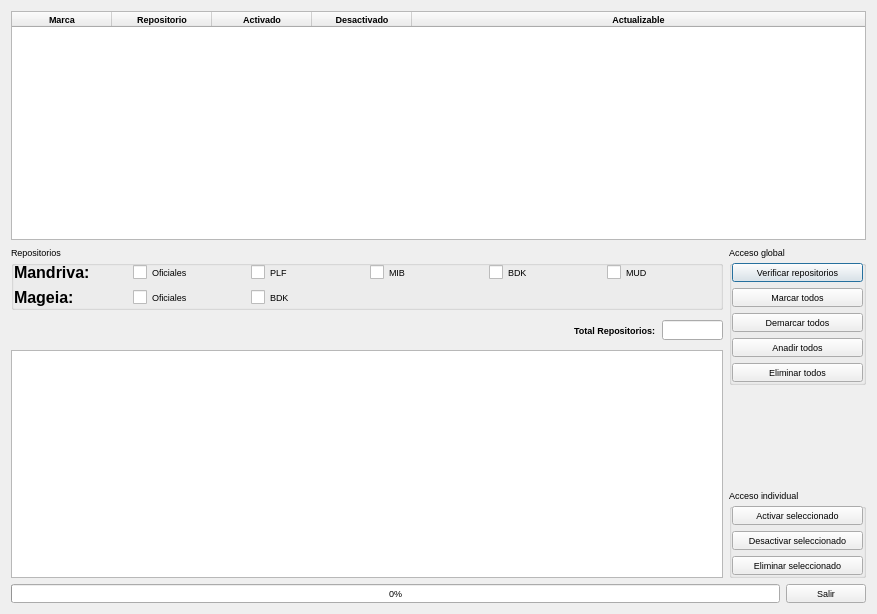
<?xml version="1.0" encoding="UTF-8"?>
<ui version="4.0">
 <class>urpmi</class>
 <widget class="QDialog" name="urpmi">
  <property name="geometry">
   <rect>
    <x>0</x>
    <y>0</y>
    <width>877</width>
    <height>614</height>
   </rect>
  </property>
  <property name="font">
   <font>
    <pointsize>7</pointsize>
   </font>
  </property>
  <property name="windowTitle">
   <string>Mantenimiento de repositorios</string>
  </property>
  <property name="windowIcon">
   <iconset resource="recoverdrake.qrc">
    <normaloff>:/Imagenes/rpm.png</normaloff>:/Imagenes/rpm.png</iconset>
  </property>
  <property name="styleSheet">
   <string notr="true"/>
  </property>
  <layout class="QGridLayout" name="gridLayout_5">
   <item row="0" column="0" colspan="4">
    <widget class="QTableWidget" name="tableWidget">
     <property name="minimumSize">
      <size>
       <width>671</width>
       <height>0</height>
      </size>
     </property>
     <property name="font">
      <font>
       <weight>75</weight>
       <bold>true</bold>
      </font>
     </property>
     <property name="toolTip">
      <string>Visor de registros de la base de datos.</string>
     </property>
     <property name="statusTip">
      <string>Visor de registros de la base de datos.</string>
     </property>
     <property name="whatsThis">
      <string>Visor de registros de la base de datos.</string>
     </property>
     <property name="layoutDirection">
      <enum>Qt::LeftToRight</enum>
     </property>
     <property name="autoScrollMargin">
      <number>26</number>
     </property>
     <property name="dragEnabled">
      <bool>true</bool>
     </property>
     <property name="alternatingRowColors">
      <bool>true</bool>
     </property>
     <property name="selectionBehavior">
      <enum>QAbstractItemView::SelectRows</enum>
     </property>
     <property name="sortingEnabled">
      <bool>true</bool>
     </property>
     <attribute name="horizontalHeaderCascadingSectionResizes">
      <bool>true</bool>
     </attribute>
     <attribute name="horizontalHeaderShowSortIndicator" stdset="0">
      <bool>true</bool>
     </attribute>
     <attribute name="horizontalHeaderStretchLastSection">
      <bool>true</bool>
     </attribute>
     <attribute name="verticalHeaderCascadingSectionResizes">
      <bool>true</bool>
     </attribute>
     <attribute name="verticalHeaderDefaultSectionSize">
      <number>25</number>
     </attribute>
     <attribute name="verticalHeaderMinimumSectionSize">
      <number>25</number>
     </attribute>
     <attribute name="verticalHeaderShowSortIndicator" stdset="0">
      <bool>true</bool>
     </attribute>
     <attribute name="verticalHeaderStretchLastSection">
      <bool>true</bool>
     </attribute>
     <column>
      <property name="text">
       <string>Marca</string>
      </property>
      <property name="textAlignment">
       <set>AlignHCenter|AlignVCenter|AlignCenter</set>
      </property>
      <property name="icon">
       <iconset resource="recoverdrake.qrc">
        <normaloff>:/Imagenes/good.png</normaloff>:/Imagenes/good.png</iconset>
      </property>
     </column>
     <column>
      <property name="text">
       <string>Repositorio</string>
      </property>
     </column>
     <column>
      <property name="text">
       <string>Activado</string>
      </property>
      <property name="textAlignment">
       <set>AlignHCenter|AlignVCenter|AlignCenter</set>
      </property>
     </column>
     <column>
      <property name="text">
       <string>Desactivado</string>
      </property>
      <property name="textAlignment">
       <set>AlignHCenter|AlignVCenter|AlignCenter</set>
      </property>
     </column>
     <column>
      <property name="text">
       <string>Actualizable</string>
      </property>
      <property name="textAlignment">
       <set>AlignHCenter|AlignVCenter|AlignCenter</set>
      </property>
     </column>
    </widget>
   </item>
   <item row="1" column="3" rowspan="3">
    <layout class="QGridLayout" name="gridLayout_4">
     <item row="0" column="0">
      <widget class="QGroupBox" name="groupBox_2">
       <property name="title">
        <string>Acceso global</string>
       </property>
       <layout class="QGridLayout" name="gridLayout">
        <property name="leftMargin">
         <number>0</number>
        </property>
        <property name="topMargin">
         <number>0</number>
        </property>
        <property name="rightMargin">
         <number>0</number>
        </property>
        <property name="bottomMargin">
         <number>0</number>
        </property>
        <item row="0" column="0">
         <widget class="QPushButton" name="pushButton_14">
          <property name="minimumSize">
           <size>
            <width>131</width>
            <height>0</height>
           </size>
          </property>
          <property name="toolTip">
           <string>Comprobacion de todos los repositorios disponibles.</string>
          </property>
          <property name="statusTip">
           <string>Comprobacion de todos los repositorios disponibles.</string>
          </property>
          <property name="whatsThis">
           <string>Comprobacion de todos los repositorios disponibles.</string>
          </property>
          <property name="text">
           <string>Verificar repositorios</string>
          </property>
          <property name="icon">
           <iconset resource="recoverdrake.qrc">
            <normaloff>:/Imagenes/lupaO.png</normaloff>:/Imagenes/lupaO.png</iconset>
          </property>
          <property name="iconSize">
           <size>
            <width>25</width>
            <height>25</height>
           </size>
          </property>
         </widget>
        </item>
        <item row="4" column="0">
         <widget class="QPushButton" name="pushButton_3">
          <property name="minimumSize">
           <size>
            <width>131</width>
            <height>0</height>
           </size>
          </property>
          <property name="toolTip">
           <string>Eliminacion de todos los repositorios disponibles.</string>
          </property>
          <property name="statusTip">
           <string>Eliminacion de todos los repositorios disponibles.</string>
          </property>
          <property name="whatsThis">
           <string>Eliminacion de todos los repositorios disponibles.</string>
          </property>
          <property name="accessibleName">
           <string>Eliminacion de todos los repositorios disponibles.</string>
          </property>
          <property name="text">
           <string>Eliminar todos</string>
          </property>
          <property name="icon">
           <iconset resource="recoverdrake.qrc">
            <normaloff>:/Imagenes/bad.png</normaloff>:/Imagenes/bad.png</iconset>
          </property>
          <property name="iconSize">
           <size>
            <width>25</width>
            <height>25</height>
           </size>
          </property>
         </widget>
        </item>
        <item row="1" column="0">
         <widget class="QPushButton" name="pushButton_6">
          <property name="minimumSize">
           <size>
            <width>131</width>
            <height>0</height>
           </size>
          </property>
          <property name="toolTip">
           <string>Seleccion masiva de todos los paquetes.</string>
          </property>
          <property name="statusTip">
           <string>Seleccion masiva de todos los paquetes.</string>
          </property>
          <property name="whatsThis">
           <string>Seleccion masiva de todos los paquetes.</string>
          </property>
          <property name="text">
           <string>Marcar todos</string>
          </property>
          <property name="icon">
           <iconset resource="recoverdrake.qrc">
            <normaloff>:/Imagenes/good.png</normaloff>:/Imagenes/good.png</iconset>
          </property>
          <property name="iconSize">
           <size>
            <width>25</width>
            <height>25</height>
           </size>
          </property>
         </widget>
        </item>
        <item row="2" column="0">
         <widget class="QPushButton" name="pushButton_7">
          <property name="minimumSize">
           <size>
            <width>131</width>
            <height>0</height>
           </size>
          </property>
          <property name="toolTip">
           <string>Deseleccion masiva de todos los paquetes.</string>
          </property>
          <property name="statusTip">
           <string>Deseleccion masiva de todos los paquetes.</string>
          </property>
          <property name="whatsThis">
           <string>Deseleccion masiva de todos los paquetes.</string>
          </property>
          <property name="text">
           <string>Demarcar todos</string>
          </property>
          <property name="icon">
           <iconset resource="recoverdrake.qrc">
            <normaloff>:/Imagenes/stop.png</normaloff>:/Imagenes/stop.png</iconset>
          </property>
          <property name="iconSize">
           <size>
            <width>25</width>
            <height>25</height>
           </size>
          </property>
         </widget>
        </item>
        <item row="3" column="0">
         <widget class="QPushButton" name="pushButton_5">
          <property name="minimumSize">
           <size>
            <width>131</width>
            <height>0</height>
           </size>
          </property>
          <property name="toolTip">
           <string>inserccion de todos los repositorios posibles de instalacion.</string>
          </property>
          <property name="statusTip">
           <string>inserccion de todos los repositorios posibles de instalacion.</string>
          </property>
          <property name="whatsThis">
           <string>inserccion de todos los repositorios posibles de instalacion.</string>
          </property>
          <property name="accessibleName">
           <string>inserccion de todos los repositorios posibles de instalacion.</string>
          </property>
          <property name="text">
           <string>Anadir todos</string>
          </property>
          <property name="icon">
           <iconset resource="recoverdrake.qrc">
            <normaloff>:/Imagenes/Correcto.png</normaloff>:/Imagenes/Correcto.png</iconset>
          </property>
          <property name="iconSize">
           <size>
            <width>25</width>
            <height>25</height>
           </size>
          </property>
         </widget>
        </item>
       </layout>
      </widget>
     </item>
     <item row="2" column="0">
      <widget class="QGroupBox" name="groupBox">
       <property name="title">
        <string>Acceso individual</string>
       </property>
       <layout class="QGridLayout" name="gridLayout_2">
        <property name="leftMargin">
         <number>0</number>
        </property>
        <property name="topMargin">
         <number>0</number>
        </property>
        <property name="rightMargin">
         <number>0</number>
        </property>
        <property name="bottomMargin">
         <number>0</number>
        </property>
        <item row="0" column="0" colspan="2">
         <widget class="QPushButton" name="pushButton_10">
          <property name="toolTip">
           <string>Marca la linea activa de la base de datos para su tratamiento.</string>
          </property>
          <property name="statusTip">
           <string>Marca la linea activa de la base de datos para su tratamiento.</string>
          </property>
          <property name="whatsThis">
           <string>Marca la linea activa de la base de datos para su tratamiento.</string>
          </property>
          <property name="text">
           <string>Activar seleccionado</string>
          </property>
          <property name="icon">
           <iconset resource="recoverdrake.qrc">
            <normaloff>:/Imagenes/good.png</normaloff>:/Imagenes/good.png</iconset>
          </property>
          <property name="iconSize">
           <size>
            <width>25</width>
            <height>25</height>
           </size>
          </property>
         </widget>
        </item>
        <item row="3" column="0" colspan="2">
         <widget class="QPushButton" name="pushButton_12">
          <property name="toolTip">
           <string>Desmarca la linea activa de la base de datos para su tratamiento.</string>
          </property>
          <property name="statusTip">
           <string>Desmarca la linea activa de la base de datos para su tratamiento.</string>
          </property>
          <property name="whatsThis">
           <string>Desmarca la linea activa de la base de datos para su tratamiento.</string>
          </property>
          <property name="text">
           <string>Desactivar seleccionado</string>
          </property>
          <property name="icon">
           <iconset resource="recoverdrake.qrc">
            <normaloff>:/Imagenes/stop.png</normaloff>:/Imagenes/stop.png</iconset>
          </property>
          <property name="iconSize">
           <size>
            <width>25</width>
            <height>25</height>
           </size>
          </property>
         </widget>
        </item>
        <item row="4" column="0" colspan="2">
         <widget class="QPushButton" name="pushButton_11">
          <property name="toolTip">
           <string>Elimina todos los registros seleccionados.</string>
          </property>
          <property name="statusTip">
           <string>Elimina todos los registros seleccionados.</string>
          </property>
          <property name="whatsThis">
           <string>Elimina todos los registros seleccionados.</string>
          </property>
          <property name="text">
           <string>Eliminar seleccionado</string>
          </property>
          <property name="icon">
           <iconset resource="recoverdrake.qrc">
            <normaloff>:/Imagenes/bad.png</normaloff>:/Imagenes/bad.png</iconset>
          </property>
          <property name="iconSize">
           <size>
            <width>25</width>
            <height>25</height>
           </size>
          </property>
         </widget>
        </item>
       </layout>
      </widget>
     </item>
     <item row="1" column="0">
      <spacer name="verticalSpacer">
       <property name="orientation">
        <enum>Qt::Vertical</enum>
       </property>
       <property name="sizeHint" stdset="0">
        <size>
         <width>20</width>
         <height>40</height>
        </size>
       </property>
      </spacer>
     </item>
    </layout>
   </item>
   <item row="2" column="0">
    <spacer name="horizontalSpacer_2">
     <property name="orientation">
      <enum>Qt::Horizontal</enum>
     </property>
     <property name="sizeHint" stdset="0">
      <size>
       <width>465</width>
       <height>28</height>
      </size>
     </property>
    </spacer>
   </item>
   <item row="2" column="1">
    <widget class="QLabel" name="label">
     <property name="font">
      <font>
       <pointsize>7</pointsize>
       <weight>75</weight>
       <bold>true</bold>
      </font>
     </property>
     <property name="text">
      <string>Total Repositorios:</string>
     </property>
    </widget>
   </item>
   <item row="2" column="2">
    <widget class="QLineEdit" name="lineEdit_2">
     <property name="minimumSize">
      <size>
       <width>51</width>
       <height>20</height>
      </size>
     </property>
     <property name="maximumSize">
      <size>
       <width>61</width>
       <height>20</height>
      </size>
     </property>
     <property name="font">
      <font>
       <pointsize>8</pointsize>
       <weight>75</weight>
       <bold>true</bold>
      </font>
     </property>
     <property name="toolTip">
      <string>Numero de registros activos en la base de datos activa.</string>
     </property>
     <property name="statusTip">
      <string>Numero de registros activos en la base de datos activa.</string>
     </property>
     <property name="whatsThis">
      <string>Numero de registros activos en la base de datos activa.</string>
     </property>
     <property name="layoutDirection">
      <enum>Qt::LeftToRight</enum>
     </property>
     <property name="alignment">
      <set>Qt::AlignRight|Qt::AlignTrailing|Qt::AlignVCenter</set>
     </property>
    </widget>
   </item>
   <item row="1" column="0" colspan="3">
    <widget class="QGroupBox" name="groupBox_3">
     <property name="toolTip">
      <string>Opciones de urpmi que pueden ser elegidas entre las mostradas.</string>
     </property>
     <property name="statusTip">
      <string>Opciones de urpmi que pueden ser elegidas entre las mostradas.</string>
     </property>
     <property name="whatsThis">
      <string>Opciones de urpmi que pueden ser elegidas entre las mostradas.</string>
     </property>
     <property name="title">
      <string>Repositorios</string>
     </property>
     <layout class="QGridLayout" name="gridLayout_6">
      <property name="leftMargin">
       <number>0</number>
      </property>
      <property name="topMargin">
       <number>0</number>
      </property>
      <property name="rightMargin">
       <number>0</number>
      </property>
      <property name="bottomMargin">
       <number>0</number>
      </property>
      <item row="0" column="0">
       <widget class="QLabel" name="label_2">
        <property name="font">
         <font>
          <pointsize>12</pointsize>
          <weight>75</weight>
          <bold>true</bold>
         </font>
        </property>
        <property name="text">
         <string>Mandriva:</string>
        </property>
       </widget>
      </item>
      <item row="0" column="1">
       <widget class="QCheckBox" name="checkBox_5">
        <property name="text">
         <string>Oficiales</string>
        </property>
       </widget>
      </item>
      <item row="0" column="2">
       <widget class="QCheckBox" name="checkBox_6">
        <property name="text">
         <string>PLF</string>
        </property>
       </widget>
      </item>
      <item row="0" column="3">
       <widget class="QCheckBox" name="checkBox_7">
        <property name="text">
         <string>MIB</string>
        </property>
       </widget>
      </item>
      <item row="0" column="4">
       <widget class="QCheckBox" name="checkBox_8">
        <property name="text">
         <string>BDK</string>
        </property>
       </widget>
      </item>
      <item row="0" column="5">
       <widget class="QCheckBox" name="checkBox_9">
        <property name="text">
         <string>MUD</string>
        </property>
       </widget>
      </item>
      <item row="1" column="0">
       <widget class="QLabel" name="label_3">
        <property name="font">
         <font>
          <pointsize>12</pointsize>
          <weight>75</weight>
          <bold>true</bold>
         </font>
        </property>
        <property name="text">
         <string>Mageia:</string>
        </property>
       </widget>
      </item>
      <item row="1" column="1">
       <widget class="QCheckBox" name="checkBox_10">
        <property name="text">
         <string>Oficiales</string>
        </property>
       </widget>
      </item>
      <item row="1" column="2">
       <widget class="QCheckBox" name="checkBox_11">
        <property name="text">
         <string>BDK</string>
        </property>
       </widget>
      </item>
     </layout>
    </widget>
   </item>
   <item row="3" column="0" colspan="3">
    <widget class="QTextEdit" name="textEdit">
     <property name="enabled">
      <bool>true</bool>
     </property>
     <property name="sizeIncrement">
      <size>
       <width>0</width>
       <height>0</height>
      </size>
     </property>
     <property name="font">
      <font>
       <family>Nimbus Sans L Condensed</family>
       <pointsize>8</pointsize>
      </font>
     </property>
     <property name="focusPolicy">
      <enum>Qt::TabFocus</enum>
     </property>
     <property name="toolTip">
      <string>Consola de procesos, donde se detalla al máximo lo que va procesando.</string>
     </property>
     <property name="statusTip">
      <string>Consola de procesos, donde se detalla al máximo lo que va procesando.</string>
     </property>
     <property name="whatsThis">
      <string>Consola de procesos, donde se detalla al máximo lo que va procesando.</string>
     </property>
     <property name="styleSheet">
      <string notr="true"/>
     </property>
     <property name="html">
      <string>&lt;!DOCTYPE HTML PUBLIC &quot;-//W3C//DTD HTML 4.0//EN&quot; &quot;http://www.w3.org/TR/REC-html40/strict.dtd&quot;&gt;
&lt;html&gt;&lt;head&gt;&lt;meta name=&quot;qrichtext&quot; content=&quot;1&quot; /&gt;&lt;style type=&quot;text/css&quot;&gt;
p, li { white-space: pre-wrap; }
&lt;/style&gt;&lt;/head&gt;&lt;body style=&quot; font-family:'Nimbus Sans L Condensed'; font-size:8pt; font-weight:400; font-style:normal;&quot;&gt;
&lt;p style=&quot; margin-top:0px; margin-bottom:0px; margin-left:0px; margin-right:0px; -qt-block-indent:0; text-indent:0px;&quot;&gt;&lt;span style=&quot; font-family:'Sans Serif'; font-size:7pt; font-weight:600;&quot;&gt;&lt;br /&gt;&lt;/span&gt;&lt;/p&gt;&lt;/body&gt;&lt;/html&gt;</string>
     </property>
    </widget>
   </item>
   <item row="4" column="0" colspan="4">
    <layout class="QGridLayout" name="gridLayout_3">
     <item row="0" column="0">
      <widget class="QProgressBar" name="progressBar">
       <property name="toolTip">
        <string>Ratio de procesos realizados.</string>
       </property>
       <property name="statusTip">
        <string>Ratio de procesos realizados.</string>
       </property>
       <property name="whatsThis">
        <string>Ratio de procesos realizados.</string>
       </property>
       <property name="value">
        <number>0</number>
       </property>
      </widget>
     </item>
     <item row="0" column="1">
      <widget class="QPushButton" name="pushButton_2">
       <property name="toolTip">
        <string>Nos vamos..</string>
       </property>
       <property name="statusTip">
        <string>Nos vamos..</string>
       </property>
       <property name="whatsThis">
        <string>Nos vamos..</string>
       </property>
       <property name="text">
        <string>Salir</string>
       </property>
       <property name="icon">
        <iconset resource="recoverdrake.qrc">
         <normaloff>:/Imagenes/puerta.png</normaloff>:/Imagenes/puerta.png</iconset>
       </property>
       <property name="iconSize">
        <size>
         <width>25</width>
         <height>25</height>
        </size>
       </property>
      </widget>
     </item>
    </layout>
   </item>
  </layout>
 </widget>
 <resources>
  <include location="recoverdrake.qrc"/>
 </resources>
 <connections/>
</ui>
